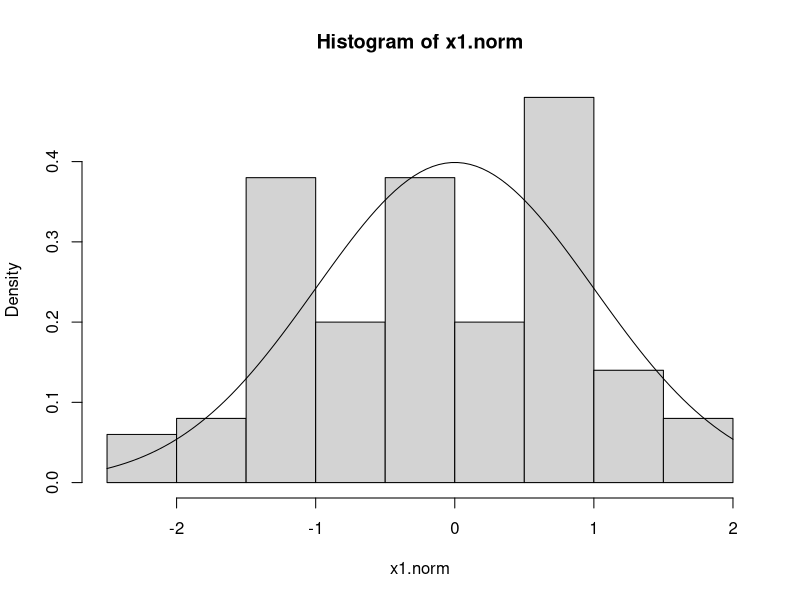
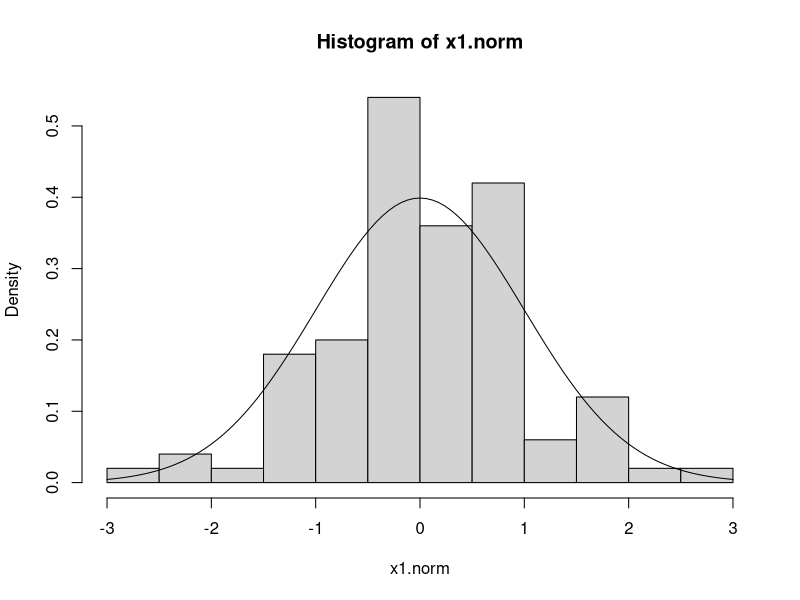
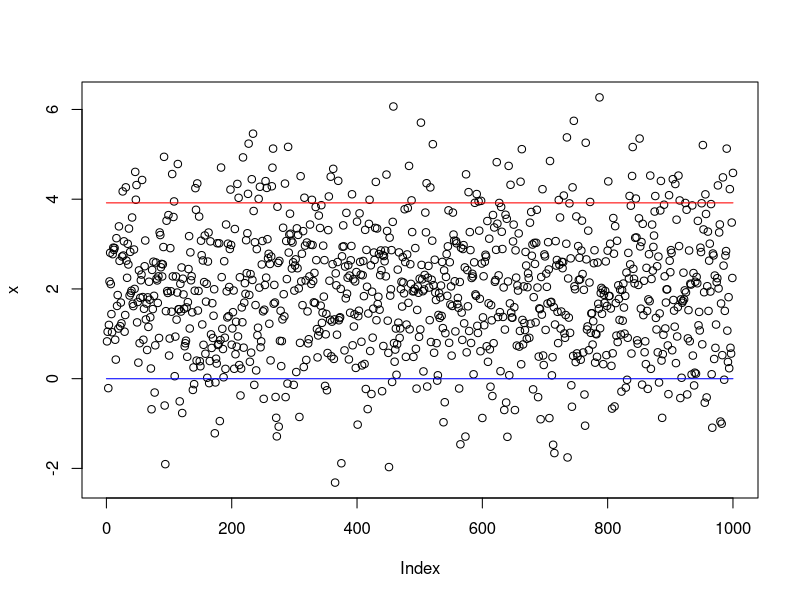
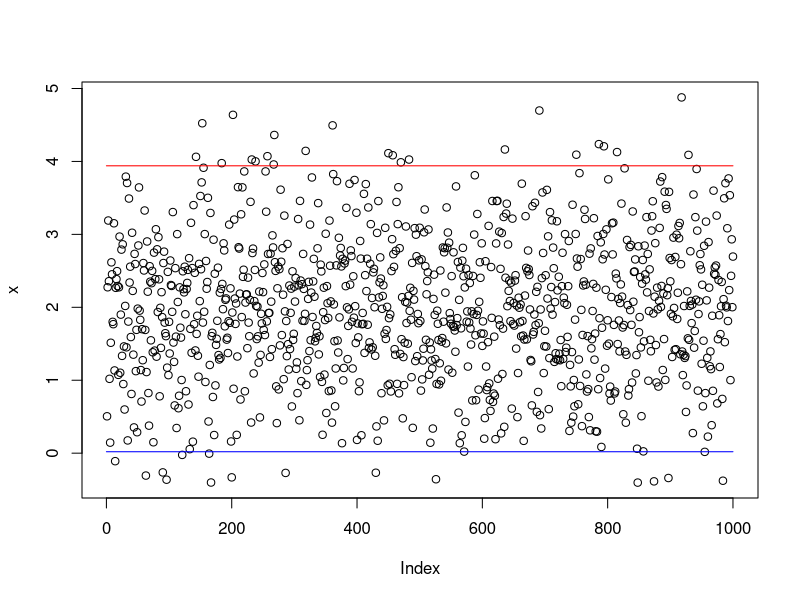

Recreate these plots in R, in order.
#X = X1,..Xn - експериментално получени случайни величини
#математическо очакване Е(X) = mean(X) (mu)
#дисперсия D(X) = var(x)  (sigma^2)
#стандартно отклонение s = sd(x)  (sigma)
x = c(74, 122, 235, 111, 292, 111, 211, 133, 156, 79)
mean(x) #очакване
var(x) #дисперсия
sd(x) #стандартно отклонение

#централна гранична теорема - когато имаме много независими еднакво разпределенислучайни величини X1,..Xn, то сумата им след нориране е стандартна нормално разпределена велинина
#Y = ( sum(Xi) - E(sum(Xi)) ) / sqrt( D(sum(xi)) ) e стандартно нормално разпределена случайна величина
#E(sum(Xi)) = sum(EXi)  -> очакването на сума е сума от очакванията
#D(sum(Xi)) = sum(DXi)  -> дисперсия на сума е сума от дисперсиите

#твърдение: Xi = N(mu, sigma^2) - Xi случайни нормално разпределени величини с очакване mu и дисперсия sigma^2
#Xn.cherta = N(mu, (sigma^2)/n ) -> Xn.cherta = sum(Xi)/n -> статистическо средно e нормално разпределено с очакване mu и дисперсия (sigma^2)/n

#хи-квадрат разпределение
#Y1,..,Yn стандартно нормално разпределени случайни величини N(0,1)
#X^2(r) = sum(Yi^2) e хи-квадрат разпределение с r степени на свобода
#функцията chisq() с префикси d,p,q,r за съответно плътност, разпределние, квантил и случайно разпределение(симулиране)

#t-разпределение
#X = X1,...,Xn n независими измервания Xi, очакване mu, извадково средно mean(x), oценка за стандартно отклонение sd(x) и неизвестно sigma 
#най-добрата оценка за неизвестното sigma се дава с t-разпределение с n-1 степени на свобода
#функцията t() с префикси d,p,q,r за съответно плътност, разпределние, квантил и случайно разпределение(симулиране)

#f-разпределение - непрекъснато статистическо разпределение, получено от отношението на две хи-квадрат разпределения
#Fn,m = (X^2(n)/n) / (X^2(m)/m)
#тества дали две извадки имат еднаква дисперсия
#функцията f() с префикси d,p,q,r за съответно плътност, разпределние, квантил и случайно разпределение(симулиране)

#доверителен интервал
#имаме случайна величина X, която е с някакво разпределение, но не знаем някой параметър tita. Искаме да оценим този параметър tita с някаква вероятност на достоверност (gama = 1 - alpha). Тогава gama = 1 - alpha = P(-z* < tita < z*) -> от -z* до z* е  доверителния интервал  
#нормално разпределение -> z*=qnorm(1-alpha / 2) (защото е симетрично)
#биномно разпределение, когато tita = p (не знаем каква е вероятността за успех) -> интервала е [p.shapka - z* SE, p.shapka + z* SE], където p.shapka е експериментално получената вероятност, SE = sqrt((1/n) * p.shapka * (1-p.shapka))
#биномно разпределение, когато tita = p1 - p2 (искаме да оценим разликата във вероятностите за две случайно разпределни величини с големина n и m) -> интервала е [tita - z* SE, tita + z* SE], където SE = sqrt( (p1*(1-p1)/n + (p2*(1-p2)/m ) )
#нормално разпределение, когато tita = mu (не знаем очакването, но знаем дисперсията) -> интервала е [x.cherta - z* sigma/sqrt(n), x.cherta + z* sigma/sqrt(n)], където x.cherta = sum(Xi)/n = mean(xi) (средно аритметично - експериментално очакване)
#нормално разпределение, когато tita = mu, sigma (не знаем нито очакването, нито дисперсията) -> интервала е [x.cherta - t* s/sqrt(n), x.cherta + t* s/sqrt(n)], където x.cherta = sum(Xi)/n = mean(xi), s = sd(Xi) (експериментално стандартно отклонение), t* = qt(1-alpha, df = n -1)квантил на t-разпределение с n-1 степени на свобода


#-----------------------------------------------------

#01
#x1=Bi(100,1/2), x2=Bi(100,1/3)
cgt.binom = function(n,p) {
    xi = rbinom(n = 100, size = n, prob = p)
    EXi = n * p #EXi = n*p -> очакване за биномно разпределени величини
    DXi = n * p * (1-p) #DXi = n*p*q = n*p*(1-p) -> дисперсия за биномно разпределени велчини
    x1.norm = (xi - EXi) / sqrt(DXi) #нормираме всички величини
    hist(x = x1.norm, probability = TRUE)
    x = rnorm(100)  #симулираме нормално разпределени величини за да сравним 
    curve(dnorm(x), add = T)  #приличат си доста, значи и графично можем да кажем че е изпълнена централната гранична теорема
}
cgt.binom(100,1/2)
cgt.binom(100,1/3)

#02
temp = c(102.5, 101.7, 103.1, 100.9, 100.5, 102.2)
sd = 1.2
x=mean(temp)
alpha=1-0.95
z=qnorm(1-alpha/2) 
lower=x-z*sd
upper=x+z*sd

#03
#1000 случайни нормално разпределени величини
test.mu = function(mu, sigma.sq) {
  x = rnorm(n = 1000, mean = mu, sd = sqrt(sigma.sq))
  alpha=1-0.95
  z=qnorm(1-alpha/2)
  x.cherta=mean(x)
  #N(mu,1) -> formula 11
  x.lower=x.cherta-z*1
  x.upper=x.cherta+z*1
  plot(x)
  lines(x=0:1000,y=rep(x.upper,1001), col='red')
  lines(x=0:1000,y=rep(x.lower,1001), col='blue')
  
  x.length=length(x[x>=x.lower&x<=x.upper]) #броят на стойностите влизащи в доверителния интервал
  print(x.length)
  print(mean(x[x>=x.lower&x<=x.upper])) #средното на броят стойностите, влизащи в интервала
  x.length/1000 #вероятността някоя от случайните величини да е вътре в доверителния интервал
}

#N(2,2)
test.mu(2,2)
#N(2,1)
test.mu(2,1)

#04
#1000 случайни нормално разпределени величини
test.mu.sigma = function(mu, sigma.sq) {
  x = rnorm(n = 1000, mean = mu, sd = sqrt(sigma.sq))
  x.cherta = mean(x)
  s = sd(x)
  gama = 0.95
  t = qt(gama, df = 1000 - 1) #квантил на t-разпределение с n-1 степени на свобода
  #N(mu,sigma^2) -> формула 12
  x.lower = x.cherta - t*s
  x.upper = x.cherta + t*s
  plot(x)
  lines(x=0:1000,y=rep(x.upper,1001), col='red')
  lines(x=0:1000,y=rep(x.lower,1001), col='blue')
  
  x.length=length(x[x>=x.lower&x<=x.upper]) #броят на стойностите влизащи в доверителния интервал
  print(x.length)
  print(mean(x[x>=x.lower&x<=x.upper])) #средното на броят стойностите, влизащи в интервала
  x.length/1000 #вероятността някоя от случайните величини да е вътре в доверителния интервал
}


